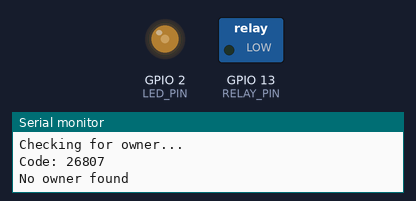
A program run on a simulated ESP32. On the bench: switched loads named in the program (green lamp = pin HIGH), output pins drawn as LEDs (lit = HIGH), the last lines printed to the serial monitor. Random numbers use the default seed unless the program sets one; EEPROM starts erased; nothing arrives over Bluetooth unless stated.

Above: at 1.0 s.
At 1.9 s:
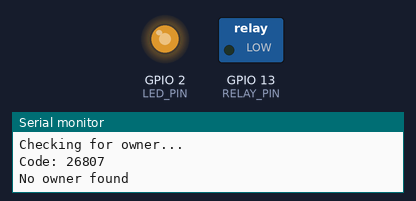
At 2.7 s:
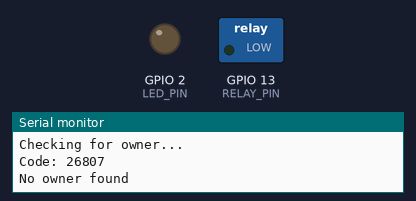
At 36.52 s:
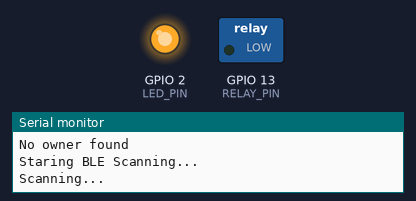
Timing chart, 0 to 40.0 s (numbered marks = the images above):
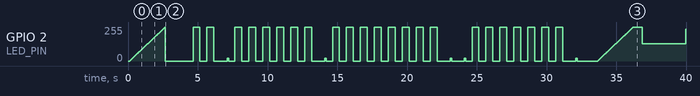

The program:

main.cpp
```cpp
#include <Arduino.h>
#include <BLEDevice.h>
#include <BLEUtils.h>
#include <BLEScan.h>
#include <BLEAdvertisedDevice.h>
#include <Preferences.h>

#define RELAY_PIN               13
#define LED_CHANNEL             1
#define LED_PIN                 2
#define INACTIVITY_TIMEOUT      2000
#define MAX_RESETS_WITHOUT_CONN 50

/* BLE Settings */
#define BLE_SCAN_TIME          30
#define BLE_INTERVAL           100
#define BLE_WINDOW             99

/* Config Strings */
#define CFG_OWNER_UUID         "OWNER_UUID"
#define CFG_CODE               "CODE"
#define CFG_RESET_WITHOUT_CONN "RST_WO_CONN"

Preferences pref;
BLEScan* pBLEScan;

void scanForDevices( void * pvParameters ) {
    while(true) {
        Serial.println("Scanning...");
        pBLEScan->start(BLE_SCAN_TIME, false);
        pBLEScan->clearResults();
    }
}

// Calculates distance from the beacon
double calculateDistance(int txPower, double rssi) {
    if (rssi == 0) {
        return -1.0; // if we cannot determine accuracy, return -1.
    }

    double ratio = rssi*1.0/txPower;
    if (ratio < 1.0) {
        return pow(ratio,10);
    }
    else {
        double accuracy =  (0.89976)*pow(ratio,7.7095) + 0.111;
        return accuracy;
    }
    // return sqrt(pow(10, (txPower - rssi)/10.0));
}

long lastDeviceNear = millis();

// Event handler for BLE
class GarageDoorCallbacks: public BLEAdvertisedDeviceCallbacks {
    void onResult(BLEAdvertisedDevice advertisedDevice) {
        uint8_t *data = (uint8_t*)advertisedDevice.getManufacturerData().data();
        int len = advertisedDevice.getManufacturerData().length();
        int major = (data[len-5]<<8 | data[len-4]);
        int minor = (data[len-3]<<8 | data[len-2]);
        String uuid = String(advertisedDevice.toString().c_str());
        int subIndex = uuid.indexOf("manufacturer data: ") + 19;
        uuid = uuid.substring(subIndex, subIndex + 32);

        if (pref.isKey(CFG_OWNER_UUID)) { // There is an owner already
            if (pref.getString(CFG_OWNER_UUID).equals(uuid)) { // And it's communicating
                if (pref.isKey(CFG_RESET_WITHOUT_CONN)) {
                    pref.remove(CFG_RESET_WITHOUT_CONN);
                }
                if (major == pref.getInt(CFG_CODE)) {
                    int txPower = (int8_t)advertisedDevice.getManufacturerData().data()[len-1];
                    int rxPower = advertisedDevice.getRSSI();
                    double distance = calculateDistance(txPower, rxPower);
                    Serial.printf("TX: %d RX: %d Distance: %lfm\n", txPower, rxPower, distance);
                    if (distance < 5) {
                        ledcWrite(LED_CHANNEL, 255);
                        if (minor == 0) {
                            digitalWrite(RELAY_PIN, LOW);
                        } else {
                            digitalWrite(RELAY_PIN, HIGH);
                        }
                        lastDeviceNear = millis();
                    }
                } else {
                    // Owner Code seems wrong, ignore
                }
            }
        } else {
            // Check if advertiser is trying to connect
            if (pref.getInt(CFG_CODE) == major && minor == 0) {
                pref.putString(CFG_OWNER_UUID, uuid);
                Serial.printf("Registered new owner: %s!\n", pref.getString(CFG_OWNER_UUID).c_str());
            }
        }
    }
};

void lightCode(int code) {
    int dCode = code;
    int cCode = 0;
    while(dCode > 0) {
        cCode *= 10;
        cCode += dCode % 10;
        dCode /= 10;
    }
    for (int i = 0; i < 255; i++) {
        ledcWrite(LED_CHANNEL, i);
        delay(10);
    }
    ledcWrite(LED_CHANNEL, 0);
    delay(2000);
    for (int i = 0; i < 5; i++) {
        for (int j = 0; j < cCode % 10; j++) {
            ledcWrite(LED_CHANNEL, 255);
            delay(500);
            ledcWrite(LED_CHANNEL, 0);
            delay(500);
        }
        ledcWrite(LED_CHANNEL, 0);
        delay(450);
        ledcWrite(LED_CHANNEL, 20);
        delay(100);
        ledcWrite(LED_CHANNEL, 0);
        delay(450);

        cCode /= 10;
    }
    delay(1000);
    for (int i = 0; i < 255; i++) {
        ledcWrite(LED_CHANNEL, i);
        delay(10);
    }
    ledcWrite(LED_CHANNEL, 0);
}

void setup() {
    Serial.begin(115200);
    delay(100);
    Serial.println("\n\n\n**************************\nGARAGE DOOR DEVICE STARTED\n**************************\nInitializing...");

    // Setup relay pin
    pinMode(RELAY_PIN, OUTPUT);

    // Setup onbloard LED
    ledcSetup(LED_CHANNEL, 5000, 8);
    ledcAttachPin(LED_PIN, LED_CHANNEL);

    // Initialize Pref
    Serial.println("Checking for owner...");
    pref.begin("garagedoor");
    if (pref.isKey(CFG_RESET_WITHOUT_CONN)) {
        int resets = pref.getString(CFG_RESET_WITHOUT_CONN).toInt();
        Serial.printf("Resets without connection: %d (%s)\n", resets, pref.getString(CFG_RESET_WITHOUT_CONN).c_str());
        if (resets > MAX_RESETS_WITHOUT_CONN) {
            pref.clear();
            ESP.restart();
        } else {
            pref.putString(CFG_RESET_WITHOUT_CONN, String(resets + 1).c_str());
        }
    } else {
        pref.putString(CFG_RESET_WITHOUT_CONN, "1");
    }
    if (!pref.isKey(CFG_CODE)) {
        pref.putInt(CFG_CODE, 10000 + random(55000)); // Generate a random number between 10000 - 65000
    }
    Serial.printf("Code: %05d\n", pref.getInt(CFG_CODE));
    if (pref.isKey(CFG_OWNER_UUID)) {
        Serial.printf("Owner exists: %s\n", pref.getString(CFG_OWNER_UUID).c_str());
    } else {
        Serial.println("No owner found");
        lightCode(pref.getInt(CFG_CODE));
    }

    Serial.println("Staring BLE Scanning...");
    // Initialize BLE device
    BLEDevice::init("GarageDoor");
    pBLEScan = BLEDevice::getScan();
    pBLEScan->setAdvertisedDeviceCallbacks(new GarageDoorCallbacks());
    pBLEScan->setActiveScan(true);
    pBLEScan->setInterval(BLE_INTERVAL);
    pBLEScan->setWindow(BLE_WINDOW);

    // Scan for devices in a different core
    xTaskCreatePinnedToCore(
        scanForDevices,
        "scanForDevices",
        64000,
        NULL,
        1,
        NULL,
        1);
}

int ledState = 0;
void loop() {
    if (!pref.isKey(CFG_OWNER_UUID)) {
        ledState = (ledState + 1) % 255;
        ledcWrite(LED_CHANNEL, ledState);
    } else {
        if (millis() - lastDeviceNear > INACTIVITY_TIMEOUT) { // Device inactive, turn off
            ledcWrite(LED_CHANNEL, 0);
        }
    }
    delay(5);
}
```
